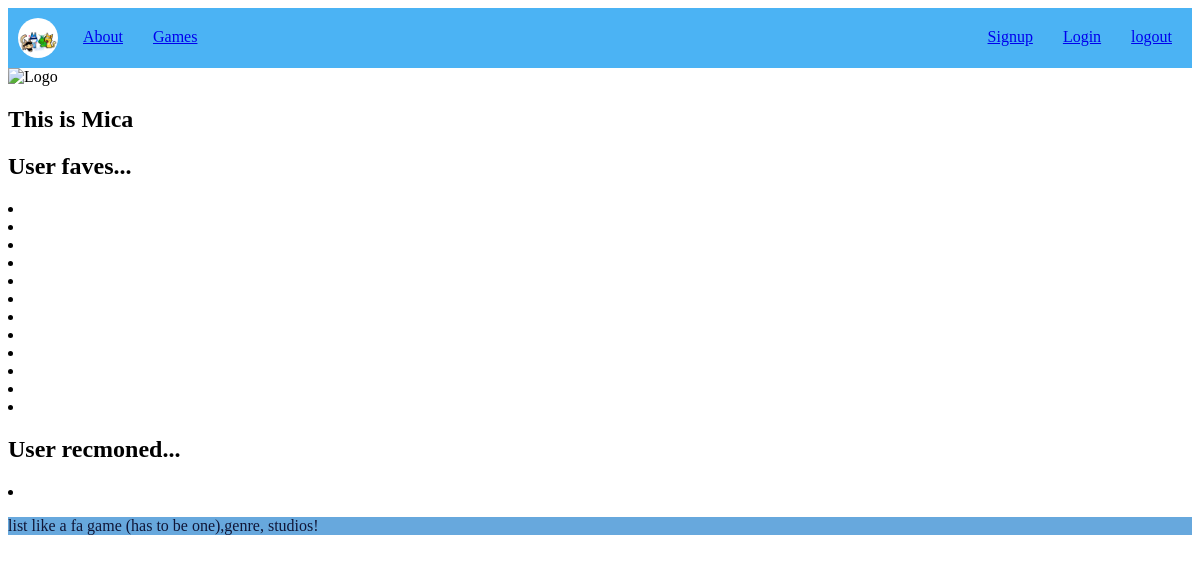
The page /User/2 on the database as committed earlier.
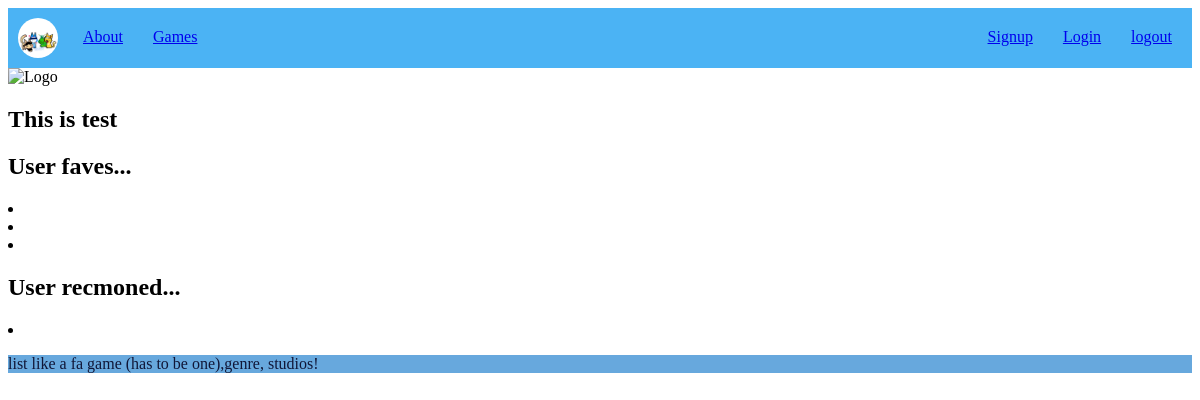
The same page on the database as committed later.
### tables this page shows
CREATE TABLE "User" (
	"id"	INTEGER NOT NULL UNIQUE,
	"Username"	TEXT NOT NULL UNIQUE,
	"Password"	TEXT NOT NULL UNIQUE,
	"Game_fav"	INTEGER,
	PRIMARY KEY("id" AUTOINCREMENT)
);

### app.py (the view)
@app.route( '/User/<int:id>' )
def User_list(id):
    sql = f"SELECT * FROM User WHERE id = {id}"
    gamefav = query_db("SELECT Game_fav FROM User")
    User = query_db(sql, one=True)
    if User == None:
        exit(404)
    return render_template('simple_User.html', User=User, gamefav=gamefav)#give the data a templagte or like looks

### app.py (called while the page is built)
def query_db(sql,args=(),one=False):
    db = sqlite3.connect(DATABASE)
    cursor = db.cursor()
    cursor.execute(sql, args)
    results = cursor.fetchall()
    db.commit()
    db.close()
    return (results[0] if results else None) if one else results

### templates/simple_user.html (shortened to what this page needs)
{% extends 'base.html' %}
{% block content%}
<body>
    <section>
        <div>
            <img src="{{ url_for('static', filename='images/logo.png') }}" alt="Logo" width="100" height="100">
        </div>
        <div>
            <h1> This is {{ User[1] }}</h1>
        </div>
    </section>
    <section>
        <div class="Fave">
            <h1> User faves...</h1>
            {% for User in gamefav %}
                <li>
                </li>
            {% endfor %}
        </div>
        <div class="Rem">
            <h1> User recmoned...</h1>
            <div>
                <li>
                    <p>list like a fa game (has to be one),genre, studios!</p>
                </li>
            </div>
        </div>
    </section>
</body>
{% endblock %}

Rows that differ between the two databases and show on the page:
changed User: Username "Mica" → "test"
